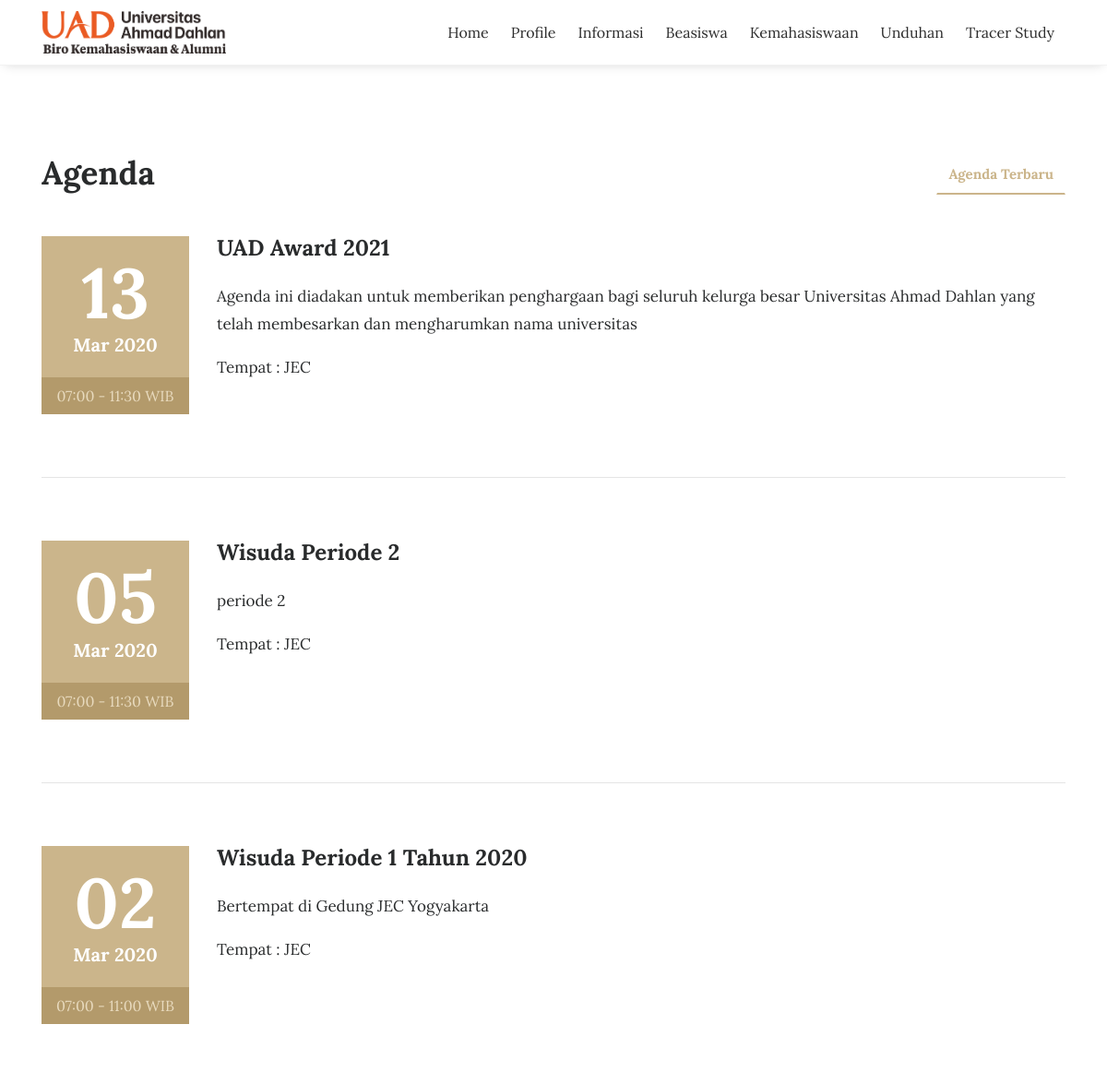
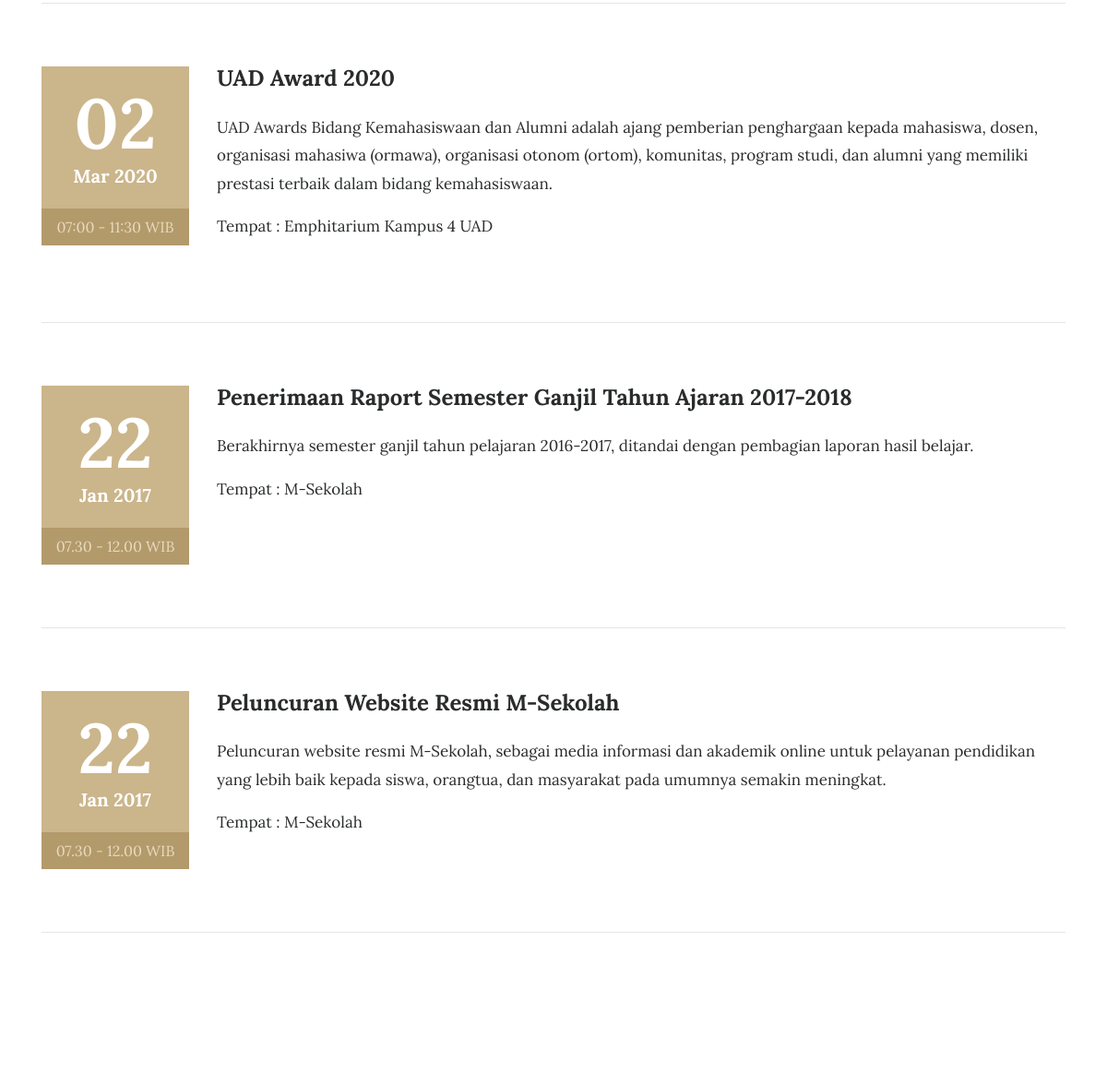
The app's page /index.php/agenda (upper part), older data (2 pictures, top to bottom).
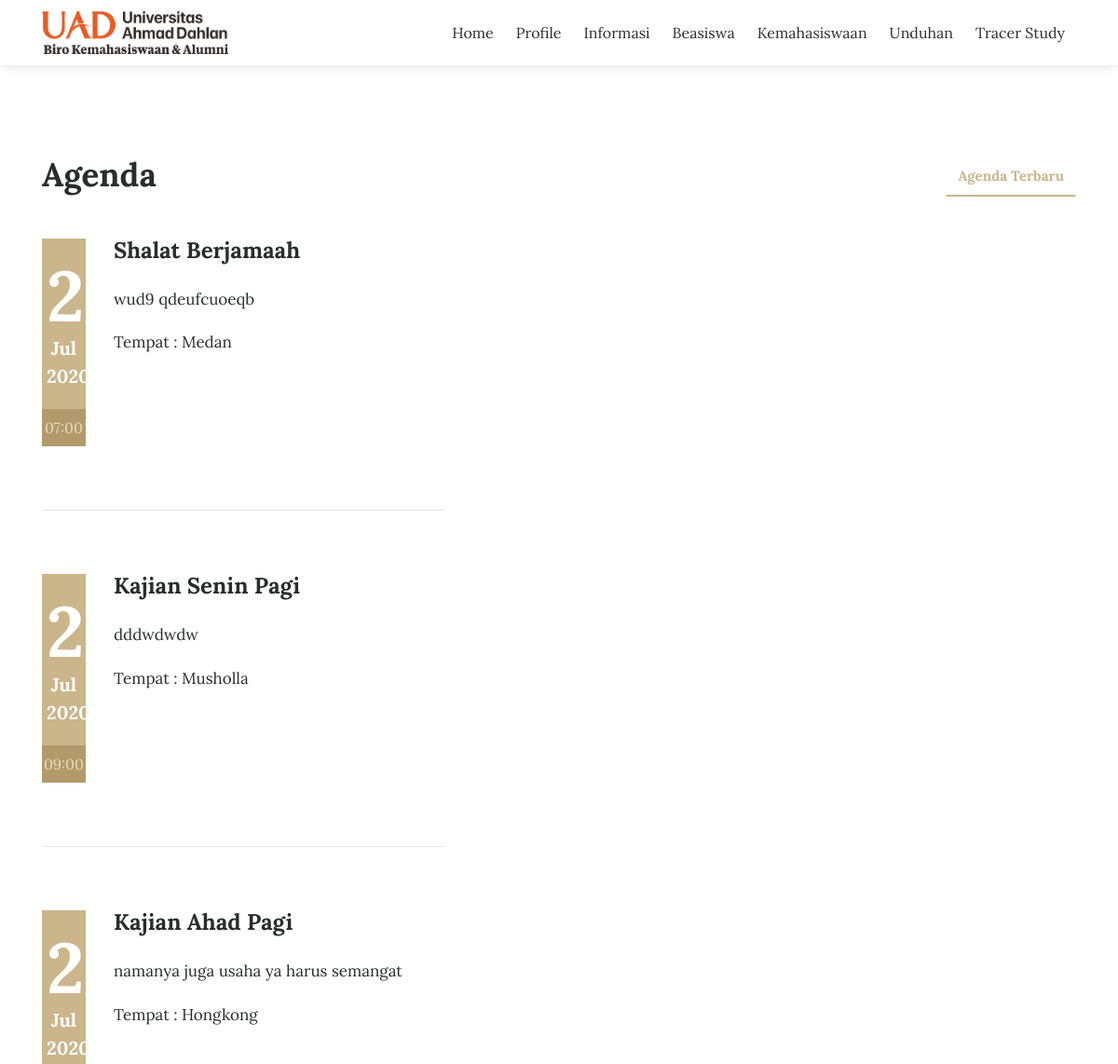
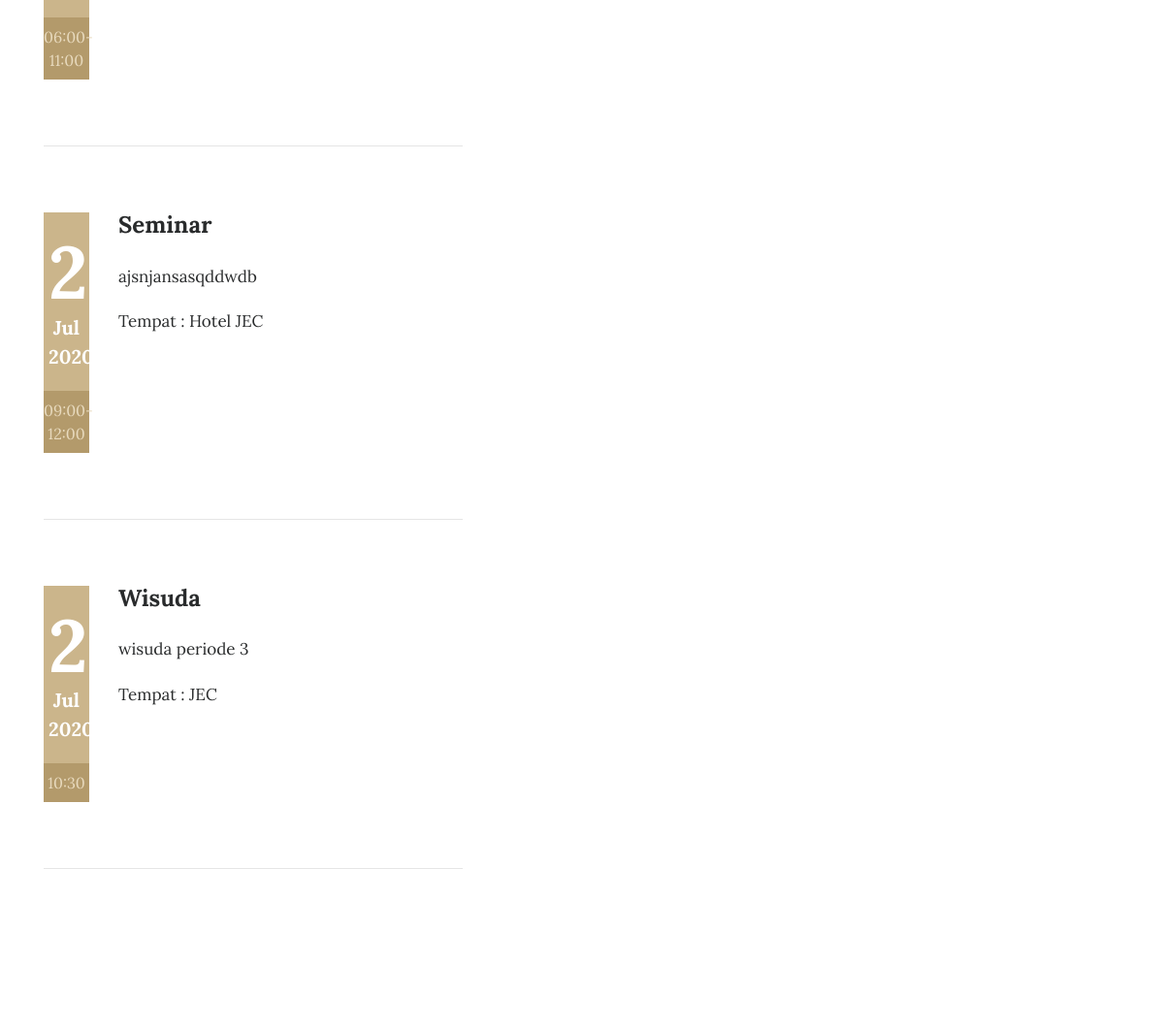
The same page, newer data (2 pictures, top to bottom).
### tables this page shows
CREATE TABLE `tbl_agenda` (
  `agenda_id` int(11) NOT NULL,
  `agenda_nama` varchar(200) DEFAULT NULL,
  `agenda_tanggal` timestamp NULL DEFAULT current_timestamp(),
  `agenda_deskripsi` text DEFAULT NULL,
  `agenda_mulai` date DEFAULT NULL,
  `agenda_selesai` date DEFAULT NULL,
  `agenda_tempat` varchar(90) DEFAULT NULL,
  `agenda_waktu` varchar(30) DEFAULT NULL,
  `agenda_keterangan` varchar(200) DEFAULT NULL,
  `agenda_author` varchar(60) DEFAULT NULL,
  `agenda_gambar` varchar(40) DEFAULT NULL
);

### application/controllers/Agenda.php (called while the page is built, shortened)
<?php
class Agenda extends CI_Controller{
	function __construct(){
		$this->load->model('m_agenda');
		$this->load->model('m_pengunjung');
	}
	function index(){
		$jum=$this->m_agenda->agenda();
        $page=$this->uri->segment(3);
        if(!$page):
            $offset = 0;
        else:
            $offset = $page;
        endif;
        $limit=7;
        $config['base_url'] = base_url() . 'agenda/index/';
            $config['total_rows'] = $jum->num_rows();
            $config['per_page'] = $limit;
            $config['uri_segment'] = 3;
	          $config['full_tag_open']    = '<div class="pagging text-center"><nav><ul class="pagination justify-content-center">';
	          $config['full_tag_close']   = '</ul></nav></div>';
	          $config['num_tag_open']     = '<li class="page-item"><span class="page-link">';
	          $config['num_tag_close']    = '</span></li>';
	          $config['cur_tag_open']     = '<li class="page-item"><span class="page-link">';
	          $config['cur_tag_close']    = '<span class="sr-only">(current)</span></span></li>';
	          $config['next_tag_open']    = '<li class="page-item"><span class="page-link">';
	          $config['next_tagl_close']  = '<span aria-hidden="true">&raquo;</span></span></li>';
	          $config['prev_tag_open']    = '<li class="page-item"><span class="page-link">';
	          $config['prev_tagl_close']  = '</span>Next</li>';
	          $config['first_tag_open']   = '<li class="page-item"><span class="page-link">';
	          $config['first_tagl_close'] = '</span></li>';
	          $config['last_tag_open']    = '<li class="page-item"><span class="page-link">';
	          $config['last_tagl_close']  = '</span></li>';
            $config['first_link'] = 'Awal';
            $config['last_link'] = 'Akhir';
            $config['next_link'] = 'Next >>';
            $config['prev_link'] = '<< Prev';
            $this->pagination->initialize($config);
            $x['page'] =$this->pagination->create_links();
		$x['data']=$this->m_agenda->agenda_perpage($offset,$limit);
		$this->load->view('depan/v_agenda',$x);
	}
}

### index.php (called while the page is built, shortened)
<?php
require_once BASEPATH.'core/CodeIgniter.php';

### application/models/M_agenda.php (called while the page is built, shortened)
<?php
class M_agenda extends CI_Model{
	function agenda_perpage($offset,$limit){
		$hsl=$this->db->query("SELECT tbl_agenda.*,DATE_FORMAT(agenda_tanggal,'%d/%m/%Y') AS tanggal FROM tbl_agenda ORDER BY agenda_id DESC limit $offset,$limit");
		return $hsl;
	}
}

### application/views/depan/v_agenda.php (the view, shortened to what this page needs)
<!DOCTYPE html>
<html lang="en">
<head>
    <link rel="stylesheet" href="<?php echo base_url().'theme/css/bootstrap.min.css'?>">
    <link rel="stylesheet" href="<?php echo base_url().'theme/css/font-awesome.min.css'?>">
    <link rel="stylesheet" href="<?php echo base_url().'theme/css/simple-line-icons.css'?>">
    <link rel="stylesheet" href="<?php echo base_url().'theme/css/fullcalendar.min.css'?>" />
    <link rel="stylesheet" href="<?php echo base_url().'theme/css/owl.carousel.min.css'?>">
    <link href="<?php echo base_url().'theme/css/style.css'?>" rel="stylesheet">
</head>
<body>
  <div data-toggle="affix" style="border-bottom:solid 1px #f2f2f2;">
      <div class="container nav-menu2">
          <div class="row">
              <div class="col-md-12">
                  <nav class="navbar navbar2 navbar-toggleable-md navbar-light bg-faded">
                      <a href="<?php echo site_url('');?>" class="navbar-brand nav-brand2"><img class="img img-responsive" width="200px;" src="<?php echo base_url().'theme/images/logo.png'?>"></a>
                       <div class="collapse navbar-collapse justify-content-end" id="navbarNavDropdown">
                            <ul class="navbar-nav">
                                <li class="nav-item">
                                    <a class="nav-link" href="<?php echo site_url('home');?>">Home</a>
                                </li>
                                <li class="dropdown nav-item">
                                    <a href="#" class="nav-link" data-toggle="dropdown">Profile<b class="caret"></b></a>
                              </li>
                                 <li class="dropdown nav-item">
                                    <a href="#" class="nav-link" data-toggle="dropdown">Informasi<b class="caret"></b></a>
                              </li>
                                <li class="dropdown nav-item">
                                    <a href="#" class="nav-link" data-toggle="dropdown">Beasiswa<b class="caret"></b></a>
                                    </li>
                                 <li class="dropdown nav-item">
                                    <a href="#" class="nav-link" data-toggle="dropdown">Kemahasiswaan<b class="caret"></b></a>
                              </li>
                              <li class="nav-item">
                                  <a class="nav-link" href="<?php echo site_url('download');?>">Unduhan</a>
                                </li>
                                <li class="nav-item">
                                  <a class="nav-link" href="<?php echo site_url('tracer');?>">Tracer Study</a>
                                </li>
                             </ul>
                        </div>
                </nav>
              </div>
            </div>
          </div>
        </div>
<section class="events">
    <div class="container">
        <div class="row">
            <div class="col-md-4">
                <h2 class="event-title">Agenda</h2>
            </div>
            <div class="col-md-8">
                <ul class="nav nav-tabs" role="tablist">
                    <li class="nav-item nav-tab1">
                        <a class="nav-link tab-list active" data-toggle="tab" href="#upcoming-events" role="tab">Agenda Terbaru </a>
                    </li>
                </ul>
            </div>
        </div>
        <br>
        <div class="row">
            <div class="tab-content">
                <div class="tab-pane active" id="upcoming-events" role="tabpanel">
                  <?php foreach($data->result() as $row):?>
                    <div class="col-md-12">
                        <div class="row">
                            <div class="col-md-2">
                                <div class="event-date">
                                    <h4><?php echo date("d", strtotime($row->agenda_tanggal));?></h4> <span><?php echo date("M Y", strtotime($row->agenda_tanggal));?></span>
                                </div>
                                <span class="event-time"><?php echo $row->agenda_waktu;?></span>
                            </div>
                            <div class="col-md-10">
                                <div class="event-heading">
                                    <h3><?php echo $row->agenda_nama;?></h3>
                                    <p><?php echo $row->agenda_deskripsi;?></p>
                                    <p>Tempat  : <?php echo $row->agenda_tempat;?></p>
                                </div>
                          </div>
                      </div>
                      <hr class="event-underline">
                  </div>
                <?php endforeach;?>
      <div class="col-md-12 text-center">
    </div>
</div>
</div>
</div>
</div>
</section>
    </body>
    </html>

Row changes from the older to the newer data that the page shows:
removed tbl_agenda: agenda_tanggal "13", agenda_tanggal "Mar 2020", agenda_waktu "07:00 - 11:30 WIB", agenda_nama "UAD Award 2021", agenda_deskripsi "Agenda ini diadakan untuk memberikan penghargaan bagi seluruh kelurga besar Universitas Ahmad Dahlan yang telah membesarkan dan mengharumkan nama universitas", agenda_tempat "JEC"
removed tbl_agenda: agenda_tanggal "05", agenda_tanggal "Mar 2020", agenda_waktu "07:00 - 11:30 WIB", agenda_nama "Wisuda Periode 2", agenda_deskripsi "periode 2", agenda_tempat "JEC"
removed tbl_agenda: agenda_tanggal "02", agenda_tanggal "Mar 2020", agenda_waktu "07:00 - 11:00 WIB", agenda_nama "Wisuda Periode 1 Tahun 2020", agenda_deskripsi "Bertempat di Gedung JEC Yogyakarta", agenda_tempat "JEC"
removed tbl_agenda: agenda_tanggal "02", agenda_tanggal "Mar 2020", agenda_waktu "07:00 - 11:30 WIB", agenda_nama "UAD Award 2020", agenda_deskripsi "UAD Awards Bidang Kemahasiswaan dan Alumni adalah ajang pemberian penghargaan kepada mahasiswa, dosen, organisasi mahasiwa (ormawa), organisasi otonom (ortom), komunitas, program studi, dan alumni yang memiliki prestasi terbaik dalam bidang kemahasiswaan.", agenda_tempat "Emphitarium Kampus 4 UAD"
removed tbl_agenda: agenda_tanggal "22", agenda_tanggal "Jan 2017", agenda_waktu "07.30 - 12.00 WIB", agenda_nama "Penerimaan Raport Semester Ganjil Tahun Ajaran 2017-2018", agenda_deskripsi "Berakhirnya semester ganjil tahun pelajaran 2016-2017, ditandai dengan pembagian laporan hasil belajar.", agenda_tempat "M-Sekolah"
removed tbl_agenda: agenda_tanggal "22", agenda_tanggal "Jan 2017", agenda_waktu "07.30 - 12.00 WIB", agenda_nama "Peluncuran Website Resmi M-Sekolah", agenda_deskripsi "Peluncuran website resmi M-Sekolah, sebagai media informasi dan akademik online untuk pelayanan pendidikan yang lebih baik kepada siswa, orangtua, dan masyarakat pada umumnya semakin meningkat.", agenda_tempat "M-Sekolah"
added tbl_agenda: agenda_tanggal "25", agenda_tanggal "Jul 2020", agenda_waktu "07:00", agenda_nama "Shalat Berjamaah", agenda_deskripsi "wud9 qdeufcuoeqb", agenda_tempat "Medan"
added tbl_agenda: agenda_tanggal "25", agenda_tanggal "Jul 2020", agenda_waktu "09:00", agenda_nama "Kajian Senin Pagi", agenda_deskripsi "dddwdwdw", agenda_tempat "Musholla"
added tbl_agenda: agenda_tanggal "25", agenda_tanggal "Jul 2020", agenda_waktu "06:00-11:00", agenda_nama "Kajian Ahad Pagi", agenda_deskripsi "namanya juga usaha ya harus semangat", agenda_tempat "Hongkong"
added tbl_agenda: agenda_tanggal "25", agenda_tanggal "Jul 2020", agenda_waktu "09:00-12:00", agenda_nama "Seminar", agenda_deskripsi "ajsnjansasqddwdb", agenda_tempat "Hotel JEC"
added tbl_agenda: agenda_tanggal "25", agenda_tanggal "Jul 2020", agenda_waktu "10:30", agenda_nama "Wisuda", agenda_deskripsi "wisuda periode 3", agenda_tempat "JEC"
